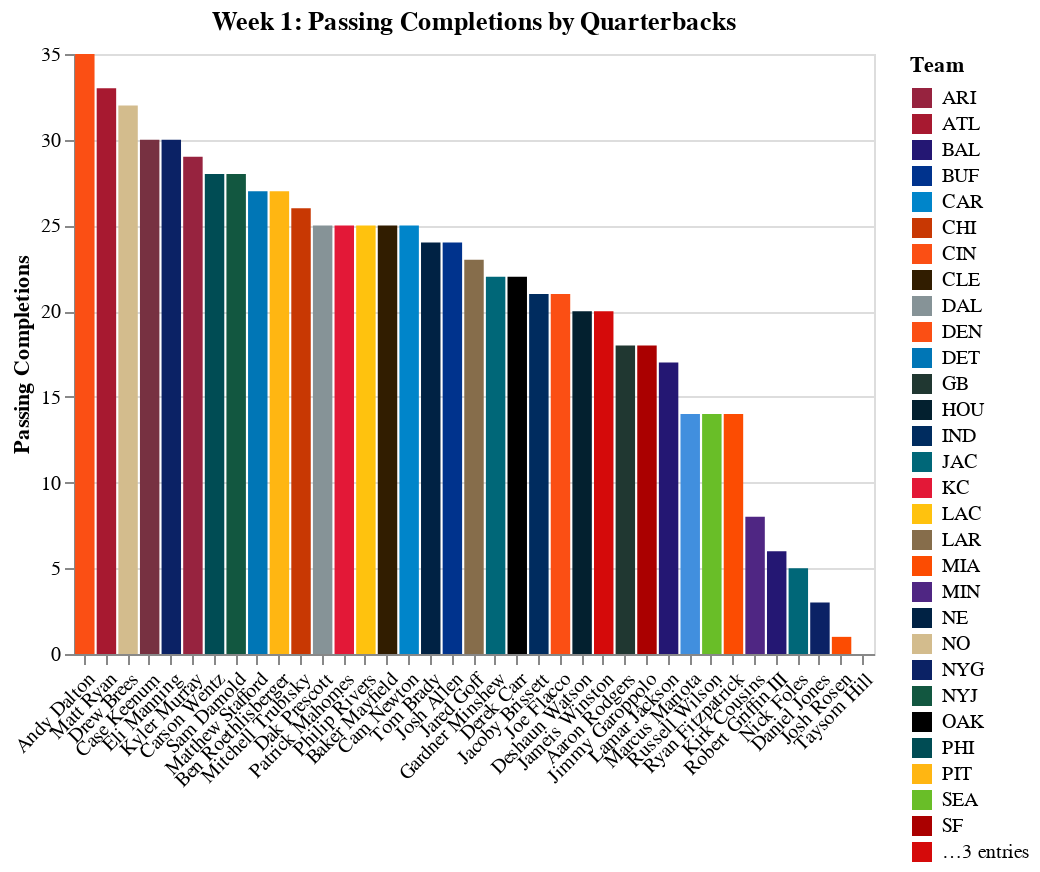

Here is the notebook cell this chart was saved with:
### Code cell
chart

### Figure 1 — Vega-Lite specification as saved in the notebook (floating-point values rounded to 4 significant figures)
{"$schema": "https://vega.github.io/schema/vega-lite/v3.4.0.json", "config": {"background": "white", "mark": {"tooltip": null}, "view": {"height": 300, "width": 400}}, "data": {"name": "data-fdacae5d84abd81752de57f0d2b60df3"}, "datasets": {"data-fdacae5d84abd81752de57f0d2b60df3": [{"FantasyPoints": 33.6, "Interceptions": 0, "PassingAttempts": 20, "PassingCompletions": 17, "PassingTD": 5, "PassingYards": 324, "Player": "Lamar Jackson", "RushingAttempts": 3, "RushingTD": 0, "RushingYards": 6, "Team": "BAL"}, {"FantasyPoints": 33.4, "Interceptions": 0, "PassingAttempts": 32, "PassingCompletions": 25, "PassingTD": 4, "PassingYards": 405, "Player": "Dak Prescott", "RushingAttempts": 4, "RushingTD": 0, "RushingYards": 12, "Team": "DAL"}, {"FantasyPoints": 32.7, "Interceptions": 1, "PassingAttempts": 30, "PassingCompletions": 20, "PassingTD": 3, "PassingYards": 268, "Player": "Deshaun Watson", "RushingAttempts": 4, "RushingTD": 1, "RushingYards": 40, "Team": "HOU"}, {"FantasyPoints": 29.6, "Interceptions": 0, "PassingAttempts": 45, "PassingCompletions": 27, "PassingTD": 3, "PassingYards": 385, "Player": "Matthew Stafford", "RushingAttempts": 3, "RushingTD": 0, "RushingYards": 22, "Team": "DET"}, {"FantasyPoints": 27.3, "Interceptions": 0, "PassingAttempts": 33, "PassingCompletions": 25, "PassingTD": 3, "PassingYards": 378, "Player": "Patrick Mahomes", "RushingAttempts": 1, "RushingTD": 0, "RushingYards": 2, "Team": "KC"}, {"FantasyPoints": 27.2, "Interceptions": 0, "PassingAttempts": 44, "PassingCompletions": 30, "PassingTD": 3, "PassingYards": 380, "Player": "Case Keenum", "RushingAttempts": 0, "RushingTD": 0, "RushingYards": 0, "Team": "WAS"}, {"FantasyPoints": 25.9, "Interceptions": 1, "PassingAttempts": 34, "PassingCompletions": 25, "PassingTD": 3, "PassingYards": 333, "Player": "Philip Rivers", "RushingAttempts": 1, "RushingTD": 0, "RushingYards": 6, "Team": "LAC"}, {"FantasyPoints": 25.6, "Interceptions": 0, "PassingAttempts": 36, "PassingCompletions": 24, "PassingTD": 3, "PassingYards": 341, "Player": "Tom Brady", "RushingAttempts": 0, "RushingTD": 0, "RushingYards": 0, "Team": "NE"}, {"FantasyPoints": 25, "Interceptions": 0, "PassingAttempts": 39, "PassingCompletions": 28, "PassingTD": 3, "PassingYards": 313, "Player": "Carson Wentz", "RushingAttempts": 4, "RushingTD": 0, "RushingYards": 5, "Team": "PHI"}, {"FantasyPoints": 24.7, "Interceptions": 0, "PassingAttempts": 51, "PassingCompletions": 35, "PassingTD": 2, "PassingYards": 418, "Player": "Andy Dalton", "RushingAttempts": 0, "RushingTD": 0, "RushingYards": 0, "Team": "CIN"}, {"FantasyPoints": 24.3, "Interceptions": 0, "PassingAttempts": 24, "PassingCompletions": 14, "PassingTD": 3, "PassingYards": 248, "Player": "Marcus Mariota", "RushingAttempts": 3, "RushingTD": 0, "RushingYards": 24, "Team": "TEN"}, {"FantasyPoints": 24, "Interceptions": 2, "PassingAttempts": 37, "PassingCompletions": 24, "PassingTD": 1, "PassingYards": 254, "Player": "Josh Allen", "RushingAttempts": 10, "RushingTD": 1, "RushingYards": 38, "Team": "BUF"}, {"FantasyPoints": 22.8, "Interceptions": 1, "PassingAttempts": 43, "PassingCompletions": 32, "PassingTD": 2, "PassingYards": 370, "Player": "Drew Brees", "RushingAttempts": 0, "RushingTD": 0, "RushingYards": 0, "Team": "NO"}, {"FantasyPoints": 22.6, "Interceptions": 2, "PassingAttempts": 46, "PassingCompletions": 33, "PassingTD": 2, "PassingYards": 304, "Player": "Matt Ryan", "RushingAttempts": 2, "RushingTD": 0, "RushingYards": 24, "Team": "ATL"}, {"FantasyPoints": 21.6, "Interceptions": 1, "PassingAttempts": 54, "PassingCompletions": 29, "PassingTD": 2, "PassingYards": 308, "Player": "Kyler Murray", "RushingAttempts": 3, "RushingTD": 0, "RushingYards": 13, "Team": "ARI"}, {"FantasyPoints": 19.6, "Interceptions": 1, "PassingAttempts": 25, "PassingCompletions": 22, "PassingTD": 2, "PassingYards": 275, "Player": "Gardner Minshew", "RushingAttempts": 1, "RushingTD": 0, "RushingYards": 6, "Team": "JAC"}, {"FantasyPoints": 16.8, "Interceptions": 0, "PassingAttempts": 44, "PassingCompletions": 30, "PassingTD": 1, "PassingYards": 306, "Player": "Eli Manning", "RushingAttempts": 1, "RushingTD": 0, "RushingYards": 6, "Team": "NYG"}, {"FantasyPoints": 16.6, "Interceptions": 0, "PassingAttempts": 20, "PassingCompletions": 14, "PassingTD": 2, "PassingYards": 195, "Player": "Russell Wilson", "RushingAttempts": 4, "RushingTD": 0, "RushingYards": 8, "Team": "SEA"}, {"FantasyPoints": 16.5, "Interceptions": 0, "PassingAttempts": 27, "PassingCompletions": 21, "PassingTD": 2, "PassingYards": 190, "Player": "Jacoby Brissett", "RushingAttempts": 3, "RushingTD": 0, "RushingYards": 9, "Team": "IND"}, {"FantasyPoints": 15.4, "Interceptions": 3, "PassingAttempts": 38, "PassingCompletions": 25, "PassingTD": 1, "PassingYards": 285, "Player": "Baker Mayfield", "RushingAttempts": 0, "RushingTD": 0, "RushingYards": 0, "Team": "CLE"}, {"FantasyPoints": 14.8, "Interceptions": 0, "PassingAttempts": 31, "PassingCompletions": 21, "PassingTD": 1, "PassingYards": 268, "Player": "Joe Flacco", "RushingAttempts": 1, "RushingTD": 0, "RushingYards": 1, "Team": "DEN"}, {"FantasyPoints": 14.6, "Interceptions": 0, "PassingAttempts": 26, "PassingCompletions": 22, "PassingTD": 1, "PassingYards": 259, "Player": "Derek Carr", "RushingAttempts": 2, "RushingTD": 0, "RushingYards": 2, "Team": "OAK"}, {"FantasyPoints": 14.3, "Interceptions": 0, "PassingAttempts": 10, "PassingCompletions": 8, "PassingTD": 1, "PassingYards": 98, "Player": "Kirk Cousins", "RushingAttempts": 6, "RushingTD": 1, "RushingYards": 4, "Team": "MIN"}, {"FantasyPoints": 13.1, "Interceptions": 3, "PassingAttempts": 36, "PassingCompletions": 20, "PassingTD": 1, "PassingYards": 194, "Player": "Jameis Winston", "RushingAttempts": 5, "RushingTD": 0, "RushingYards": 13, "Team": "TB"}, {"FantasyPoints": 12.9, "Interceptions": 0, "PassingAttempts": 30, "PassingCompletions": 18, "PassingTD": 1, "PassingYards": 203, "Player": "Aaron Rodgers", "RushingAttempts": 3, "RushingTD": 0, "RushingYards": 8, "Team": "GB"}, {"FantasyPoints": 12.2, "Interceptions": 1, "PassingAttempts": 29, "PassingCompletions": 14, "PassingTD": 1, "PassingYards": 185, "Player": "Ryan Fitzpatrick", "RushingAttempts": 1, "RushingTD": 0, "RushingYards": 8, "Team": "MIA"}, {"FantasyPoints": 11.7, "Interceptions": 1, "PassingAttempts": 47, "PassingCompletions": 27, "PassingTD": 0, "PassingYards": 276, "Player": "Ben Roethlisberger", "RushingAttempts": 1, "RushingTD": 0, "RushingYards": 7, "Team": "PIT"}, {"FantasyPoints": 11.4, "Interceptions": 1, "PassingAttempts": 39, "PassingCompletions": 23, "PassingTD": 1, "PassingYards": 186, "Player": "Jared Goff", "RushingAttempts": 4, "RushingTD": 0, "RushingYards": 0, "Team": "LAR"}, {"FantasyPoints": 11, "Interceptions": 0, "PassingAttempts": 41, "PassingCompletions": 28, "PassingTD": 1, "PassingYards": 175, "Player": "Sam Darnold", "RushingAttempts": 1, "RushingTD": 0, "RushingYards": 0, "Team": "NYJ"}, {"FantasyPoints": 10.4, "Interceptions": 1, "PassingAttempts": 27, "PassingCompletions": 18, "PassingTD": 1, "PassingYards": 166, "Player": "Jimmy Garoppolo", "RushingAttempts": 2, "RushingTD": 0, "RushingYards": -2, "Team": "SF"}, {"FantasyPoints": 10.2, "Interceptions": 1, "PassingAttempts": 45, "PassingCompletions": 26, "PassingTD": 0, "PassingYards": 228, "Player": "Mitchell Trubisky", "RushingAttempts": 3, "RushingTD": 0, "RushingYards": 11, "Team": "CHI"}, {"FantasyPoints": 9.4, "Interceptions": 1, "PassingAttempts": 38, "PassingCompletions": 25, "PassingTD": 0, "PassingYards": 239, "Player": "Cam Newton", "RushingAttempts": 3, "RushingTD": 0, "RushingYards": -2, "Team": "CAR"}, {"FantasyPoints": 7.1, "Interceptions": 0, "PassingAttempts": 6, "PassingCompletions": 6, "PassingTD": 1, "PassingYards": 55, "Player": "Robert Griffin III", "RushingAttempts": 4, "RushingTD": 0, "RushingYards": 9, "Team": "BAL"}, {"FantasyPoints": 7, "Interceptions": 0, "PassingAttempts": 8, "PassingCompletions": 5, "PassingTD": 1, "PassingYards": 75, "Player": "Nick Foles", "RushingAttempts": 0, "RushingTD": 0, "RushingYards": 0, "Team": "JAC"}, {"FantasyPoints": 1.2, "Interceptions": 0, "PassingAttempts": 4, "PassingCompletions": 3, "PassingTD": 0, "PassingYards": 17, "Player": "Daniel Jones", "RushingAttempts": 1, "RushingTD": 0, "RushingYards": 5, "Team": "NYG"}, {"FantasyPoints": 0.8, "Interceptions": 0, "PassingAttempts": 0, "PassingCompletions": 0, "PassingTD": 0, "PassingYards": 0, "Player": "Taysom Hill", "RushingAttempts": 2, "RushingTD": 0, "RushingYards": 8, "Team": "NO"}, {"FantasyPoints": 0.2, "Interceptions": 1, "PassingAttempts": 3, "PassingCompletions": 1, "PassingTD": 0, "PassingYards": 5, "Player": "Josh Rosen", "RushingAttempts": 0, "RushingTD": 0, "RushingYards": 0, "Team": "MIA"}]}, "encoding": {"color": {"field": "Team", "scale": {"domain": ["ARI", "ATL", "BAL", "BUF", "CAR", "CHI", "CIN", "CLE", "DAL", "DEN", "DET", "GB", "HOU", "IND", "JAC", "KC", "LAC", "LAR", "MIA", "MIN", "NE", "NO", "NYG", "NYJ", "OAK", "PHI", "PIT", "SEA", "SF", "TB", "TEN", "WAS"], "range": ["#97233F", "#A71930", "#241773", "#00338D", "#0085CA", "#C83803", "#FB4F14", "#311D00", "#869397", "#FB4F14", "#0076B6", "#203731", "#03202F", "#002C5F", "#006778", "#E31837", "#FFC20E", "#866D4B", "#FC4C02", "#4F2683", "#002244", "#D3BC8D", "#0B2265", "#125740", "#000000", "#004C54", "#FFB612", "#69BE28", "#AA0000", "#D50A0A", "#418FDE", "#773141"]}, "type": "nominal"}, "x": {"axis": {"labelAngle": -45, "title": ""}, "field": "Player", "sort": {"field": "PassingCompletions", "op": "sum", "order": "descending"}, "type": "nominal"}, "y": {"axis": {"title": "Passing Completions"}, "field": "PassingCompletions", "type": "quantitative"}}, "mark": "bar", "title": "Week 1: Passing Completions by Quarterbacks"}
